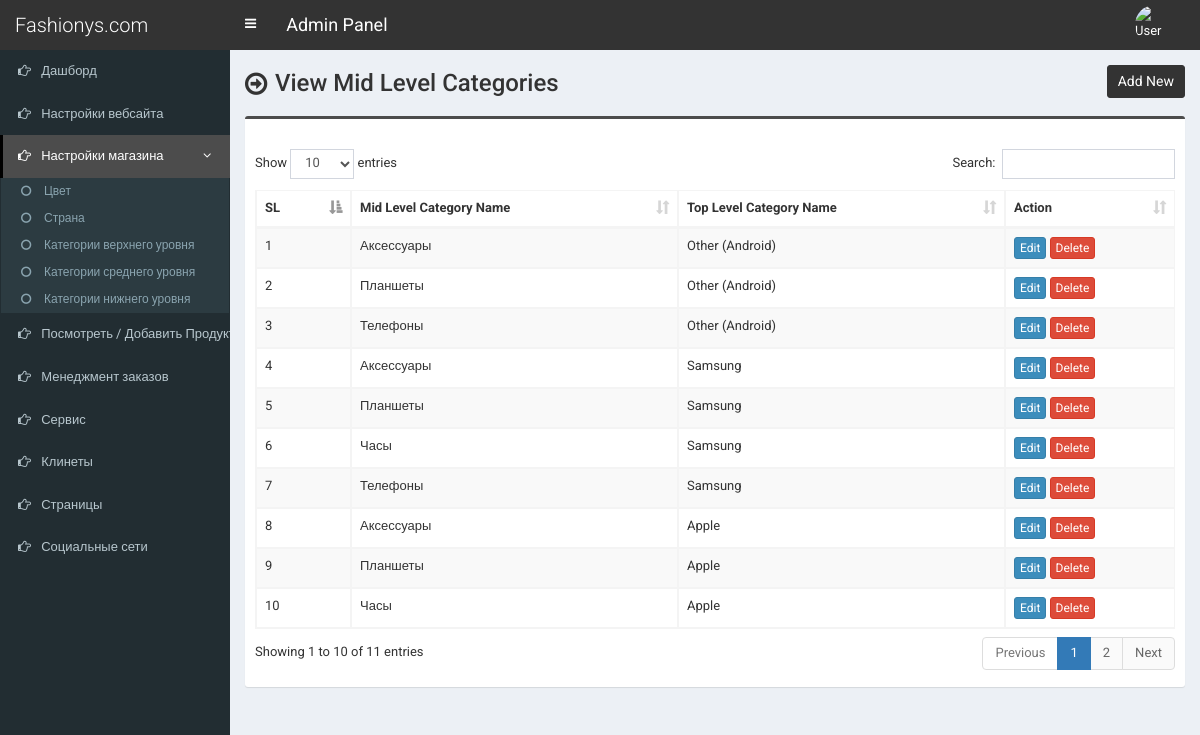
/admin/mid-category.php (signed in), run on the app's committed database.
### tables this page shows
CREATE TABLE `tbl_mid_category` (
  `mcat_id` int(11) NOT NULL,
  `mcat_name` varchar(255) NOT NULL,
  `tcat_id` int(11) NOT NULL
);

CREATE TABLE `tbl_top_category` (
  `tcat_id` int(11) NOT NULL,
  `tcat_name` varchar(255) NOT NULL,
  `show_on_menu` int(1) NOT NULL
);

### admin/mid-category.php (the view, shortened to what this page needs)
<?php require_once('header.php'); ?>
<section class="content-header">
	<div class="content-header-left">
		<h1>View Mid Level Categories</h1>
	</div>
	<div class="content-header-right">
		<a href="mid-category-add.php" class="btn btn-primary btn-sm">Add New</a>
	</div>
</section>
<section class="content">
  <div class="row">
    <div class="col-md-12">
      <div class="box box-info">
        <div class="box-body table-responsive">
          <table id="example1" class="table table-bordered table-striped">
			<thead>
			    <tr>
			        <th>SL</th>
			        <th>Mid Level Category Name</th>
                    <th>Top Level Category Name</th>
			        <th>Action</th>
			    </tr>
			</thead>
            <tbody>
            	<?php
            	$i=0;
            	$statement = $pdo->prepare("SELECT *
                                    FROM tbl_mid_category t1
                                    JOIN tbl_top_category t2
                                    ON t1.tcat_id = t2.tcat_id
                                    ORDER BY t1.mcat_id DESC");
            	$statement->execute();
            	$result = $statement->fetchAll(PDO::FETCH_ASSOC);
            	foreach ($result as $row) {
            		$i++;
            		?>
					<tr>
	                    <td><?php echo $i; ?></td>
	                    <td><?php echo $row['mcat_name']; ?></td>
                        <td><?php echo $row['tcat_name']; ?></td>
	                    <td>
	                        <a href="mid-category-edit.php?id=<?php echo $row['mcat_id']; ?>" class="btn btn-primary btn-xs">Edit</a>
	                        <a href="#" class="btn btn-danger btn-xs" data-href="mid-category-delete.php?id=<?php echo $row['mcat_id']; ?>" data-toggle="modal" data-target="#confirm-delete">Delete</a>
	                    </td>
	                </tr>
            		<?php
            	}
            	?>
            </tbody>
          </table>
        </div>
      </div>
</section>
<?php require_once('footer.php'); ?>

### admin/style.css (style rules this page uses)
body { font-size: 13px; font-family: 'Roboto', sans-serif; }
.content-header>h1, .content-header .content-header-left h1 { font-family: 'Roboto', sans-serif; }
.box-info { padding-top: 20px; }
.content-header { overflow: hidden; }
.content-header .content-header-left { float: left; padding-top: 5px; }
.content-header .content-header-right { float: right; }
.content-header .content-header-left h1 { margin-top: 0; margin-bottom: 0; padding-left: 30px; padding-bottom: 5px; font-size: 24px; position: relative; }
.content-header .content-header-left h1:before { position: absolute; top: 0; left: 0; font-family: 'FontAwesome', sans-serif; font-size: 26px; content: '\f18e'; }
.content-header .content-header-right a { position: relative; font-size: 14px; }
.box.box-info { border-top-color: #4c4c4c; }
.content-header .content-header-right a { background-color: #333333; border-color: #333333; }

### data on the page
tbl_mid_category: mcat_name "Аксессуары", tcat.tcat_name "Other (Android)"
tbl_mid_category: mcat_name "Планшеты", tcat.tcat_name "Other (Android)"
tbl_mid_category: mcat_name "Телефоны", tcat.tcat_name "Other (Android)"
tbl_mid_category: mcat_name "Аксессуары", tcat.tcat_name "Samsung"
tbl_mid_category: mcat_name "Планшеты", tcat.tcat_name "Samsung"
tbl_mid_category: mcat_name "Часы", tcat.tcat_name "Samsung"
tbl_mid_category: mcat_name "Телефоны", tcat.tcat_name "Samsung"
tbl_mid_category: mcat_name "Аксессуары", tcat.tcat_name "Apple"
tbl_mid_category: mcat_name "Планшеты", tcat.tcat_name "Apple"
tbl_mid_category: mcat_name "Часы", tcat.tcat_name "Apple"
